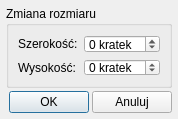
<?xml version="1.0" encoding="UTF-8"?>
<ui version="4.0">
 <class>dlgResize</class>
 <widget class="QDialog" name="dlgResize">
  <property name="geometry">
   <rect>
    <x>0</x>
    <y>0</y>
    <width>178</width>
    <height>119</height>
   </rect>
  </property>
  <property name="minimumSize">
   <size>
    <width>178</width>
    <height>119</height>
   </size>
  </property>
  <property name="maximumSize">
   <size>
    <width>178</width>
    <height>119</height>
   </size>
  </property>
  <property name="windowTitle">
   <string>Zmień rozmiar</string>
  </property>
  <layout class="QGridLayout" name="gridLayout_2">
   <property name="margin">
    <number>6</number>
   </property>
   <property name="spacing">
    <number>3</number>
   </property>
   <item row="0" column="0">
    <widget class="QGroupBox" name="gbResize">
     <property name="title">
      <string>Zmiana rozmiaru</string>
     </property>
     <layout class="QGridLayout" name="gridLayout">
      <item row="0" column="0">
       <widget class="QLabel" name="lbResizeWidth">
        <property name="text">
         <string>Szerokość:</string>
        </property>
       </widget>
      </item>
      <item row="0" column="1">
       <widget class="QSpinBox" name="sbResizeWidth">
        <property name="suffix">
         <string> kratek</string>
        </property>
        <property name="minimum">
         <number>-1000</number>
        </property>
        <property name="maximum">
         <number>1000</number>
        </property>
       </widget>
      </item>
      <item row="1" column="0">
       <widget class="QLabel" name="lbResizeHeight">
        <property name="text">
         <string>Wysokość:</string>
        </property>
       </widget>
      </item>
      <item row="1" column="1">
       <widget class="QSpinBox" name="sbResizeHeight">
        <property name="suffix">
         <string> kratek</string>
        </property>
        <property name="minimum">
         <number>-1000</number>
        </property>
        <property name="maximum">
         <number>1000</number>
        </property>
       </widget>
      </item>
     </layout>
    </widget>
   </item>
   <item row="1" column="0">
    <layout class="QHBoxLayout" name="layHorizontal">
     <item>
      <spacer name="horizontalSpacer">
       <property name="orientation">
        <enum>Qt::Horizontal</enum>
       </property>
       <property name="sizeHint" stdset="0">
        <size>
         <width>40</width>
         <height>20</height>
        </size>
       </property>
      </spacer>
     </item>
     <item>
      <widget class="QPushButton" name="btnOK">
       <property name="text">
        <string>OK</string>
       </property>
      </widget>
     </item>
     <item>
      <widget class="QPushButton" name="btnCancel">
       <property name="text">
        <string>Anuluj</string>
       </property>
      </widget>
     </item>
    </layout>
   </item>
  </layout>
 </widget>
 <resources/>
 <connections>
  <connection>
   <sender>btnCancel</sender>
   <signal>clicked()</signal>
   <receiver>dlgResize</receiver>
   <slot>reject()</slot>
   <hints>
    <hint type="sourcelabel">
     <x>104</x>
     <y>95</y>
    </hint>
    <hint type="destinationlabel">
     <x>7</x>
     <y>90</y>
    </hint>
   </hints>
  </connection>
 </connections>
</ui>
